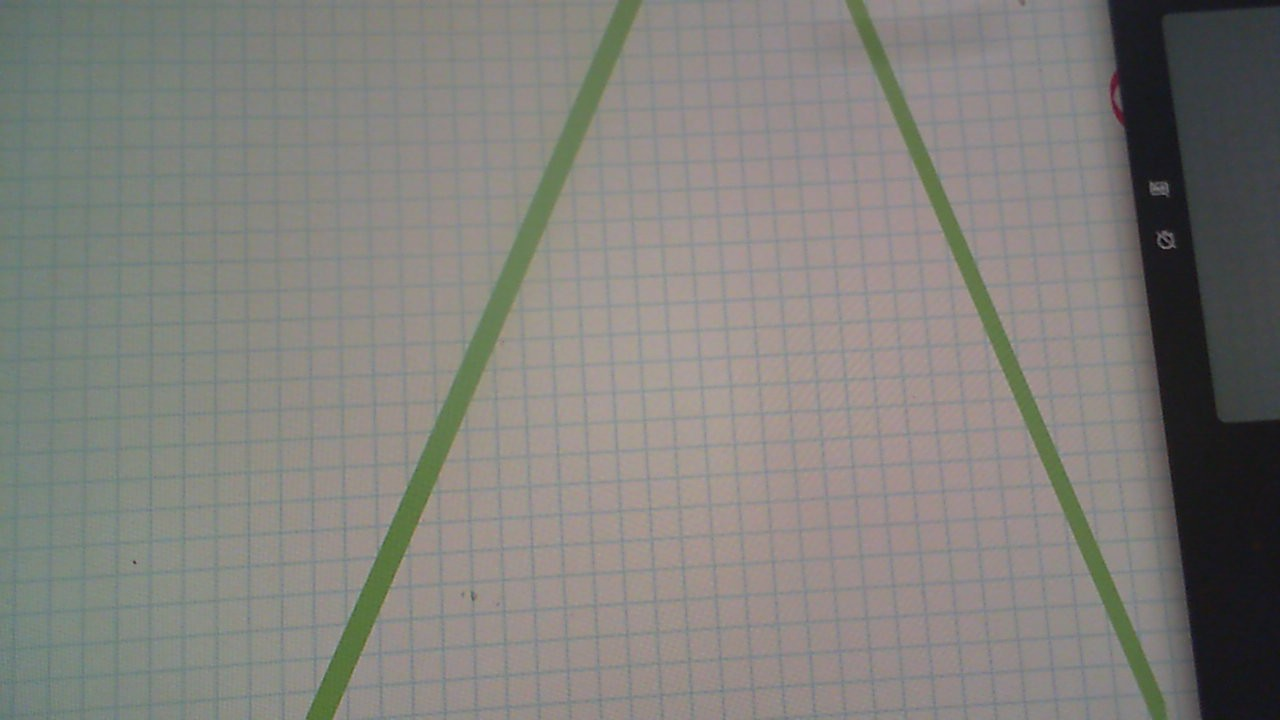
#> input picture test2.jpg, 1280 x 720 px
$ python -i lane_nav_video_labeller.py   (imports and definitions only)
#> lines starting #> are read from the running program, lines starting #| are printed output that depends on the picture
#> further down, picture is the input picture: shape (720, 1280, 3); mean B, G, R 123.4, 128.1, 129.6
### correct_fov.py
# Camera frame correction

import cv2
import numpy as np
import math
import defisheye
import scipy


def crop_frame(frame, top, bottom, left, right):
    # margins in percent
#> called with top = 0, bottom = 0.29, left = 0.15, right = 0
    h, w = frame.shape[:2]
#> h = 720; w = 1280
    top = int(h * top)
#> top = 0
    bottom = int(h * bottom)
#> bottom = 208
    left = int(w * left)
#> left = 192
    right = int(w * right)
#> right = 0
    return frame[top:h-bottom, left:w-right]
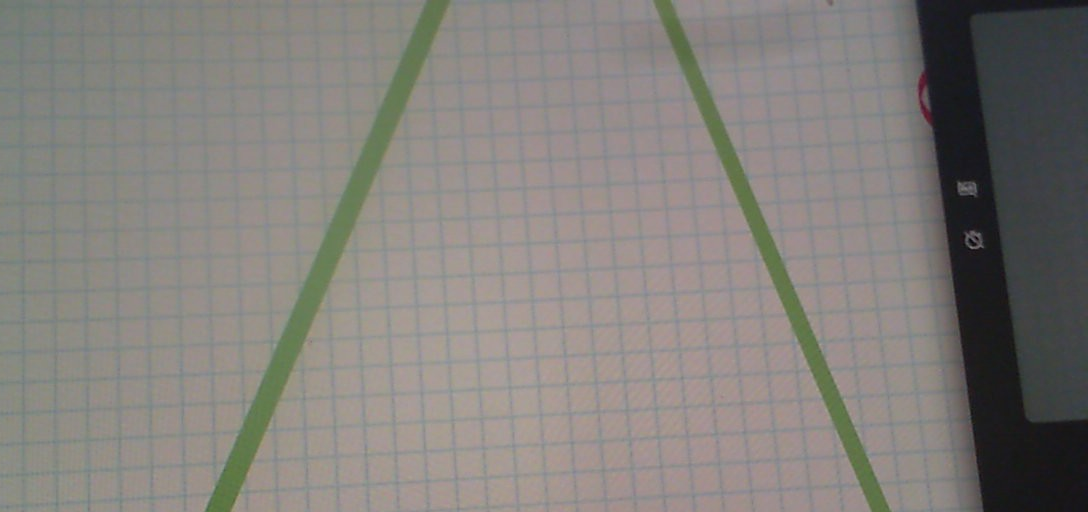
#> returned value: shape (512, 1088, 3); mean of channels 0, 1, 2 123.3, 127.6, 131.1; drawn as B, G, R

def defish(frame):
    dtype = 'linear'
    format = 'fullframe'
    # fov = 175
    # new_fov = 137
    fov = 190
    new_fov = 140
#> (the run stopped early here; a loop or call above may not have finished)

$ run again, on test3.jpg
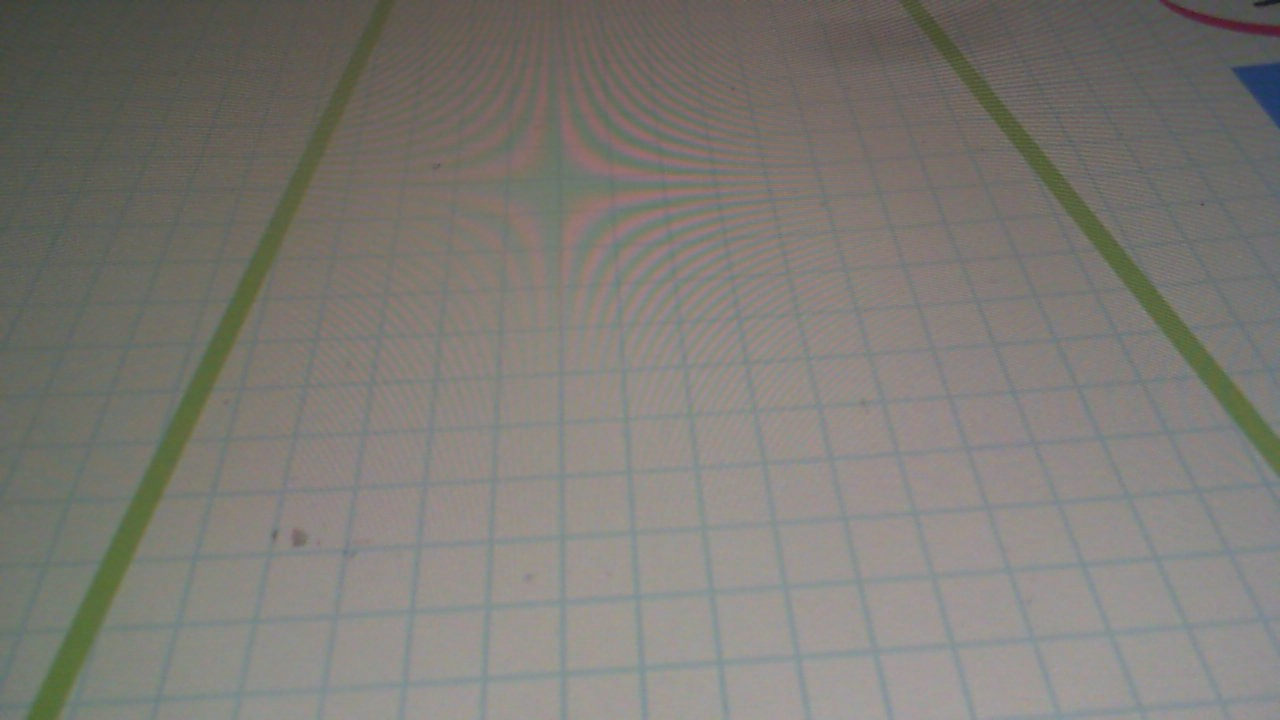
#> input picture test3.jpg, 1280 x 720 px
#> picture is the input picture: shape (720, 1280, 3); mean B, G, R 116.5, 122.2, 124.8
#> in crop_frame, `return frame[top:h-bottom, left:w-right]`:
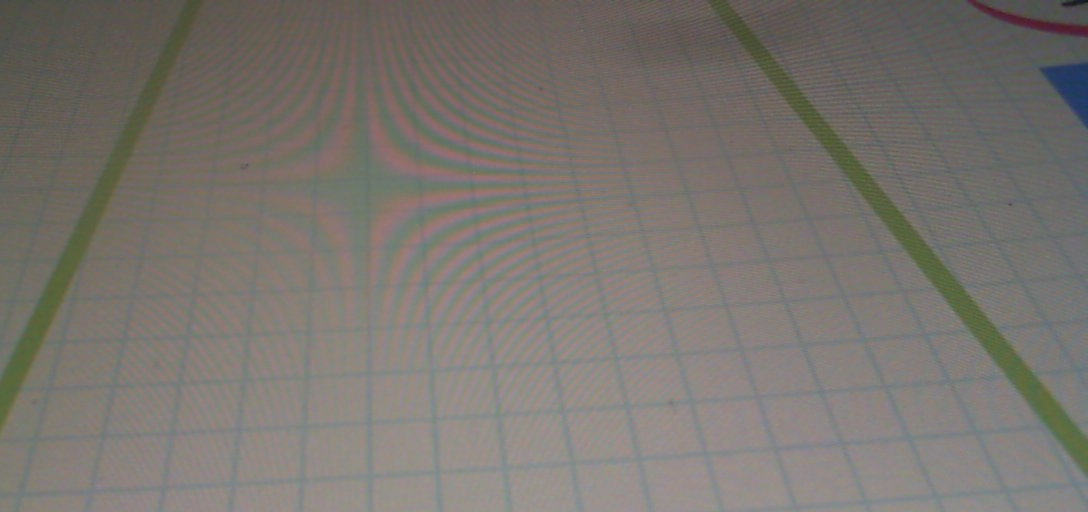
#> returned value: shape (512, 1088, 3); mean of channels 0, 1, 2 110.8, 116.5, 121.1; drawn as B, G, R
